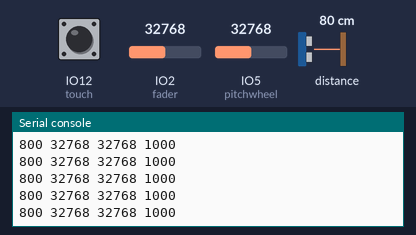
A program run on a simulated ESP32 board running CircuitPython. On the bench: the last lines printed to the serial console. The inputs (shaded band) are chosen by the test bench; at power-on: distance to the obstacle 80 cm, IO2 (fader) = 32768, IO5 (pitchwheel) = 32768, IO12 (touch) LOW (analog values on the 0–65535 scale). MIDI messages are not drawn; touch pads read as touched when driven HIGH; library files of the repository ran but are not shown: adafruit_CircuitPython_VL53L0X.py.

Above: at 1.2 s.
1.3 s: distance to the obstacle set to 2 cm
At 2.2 s:
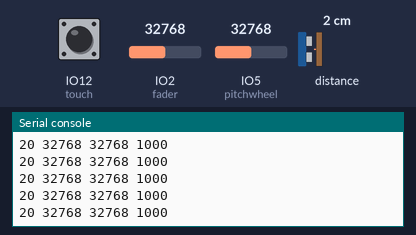
2.8 s: IO2 (fader) set to 45874
At 3.4 s:
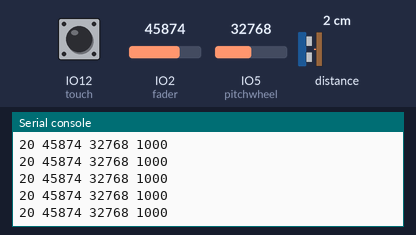
4.3 s: IO5 (pitchwheel) set to 45874
At 5.4 s:
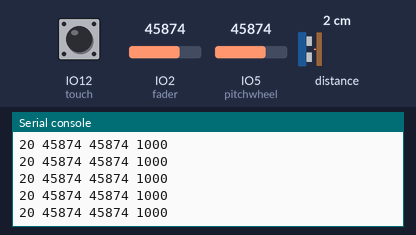
5.8 s: IO12 (touch) pulled HIGH for 0.15 s
7.4 s: distance to the obstacle set to 4 cm
At 8.1 s:
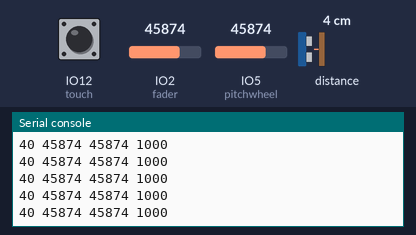
8.9 s: IO12 (touch) pulled HIGH for 1 s
At 9.4 s:
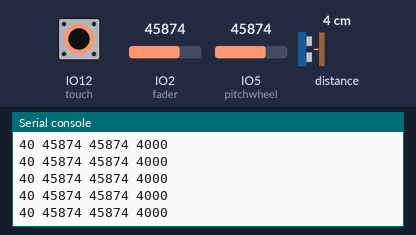
Timing chart, 0 to 11.9 s (numbered marks = the images above; inputs shaded):
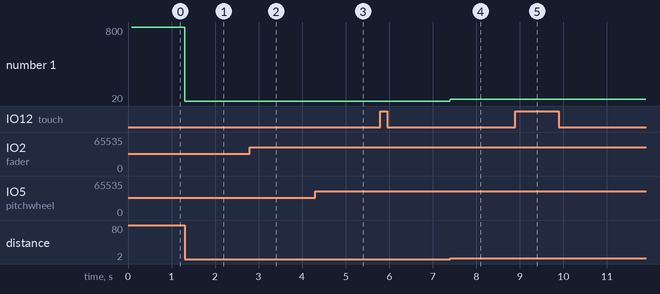

Measured:
- after the input at 1.3 s, the serial console: prints a new line at once (image 1)
- after the input at 2.8 s, the serial console: prints a new line at once (image 2)
- after the input at 4.3 s, the serial console: prints a new line at once (image 3)
- after the input at 7.4 s, the serial console: prints a new line at once (image 4)
- after the input at 8.9 s, the serial console: prints a new line at once (image 5)
- plotted number 1: 800 → 20 after the input at 1.3 s, 20 → 40 after the input at 7.4 s

The program:

code.py
```python
# Tim-Tarek Grund for Etudes for live-electronics, 2023
# Combines use of VL53L0X ToF distance sensor and fader
# Sends values via OSC

import time
import board
import analogio
import touchio
import adafruit_CircuitPython_VL53L0X
import board
import busio

import usb_midi

import adafruit_midi
from adafruit_midi.control_change import ControlChange
from adafruit_midi.note_off import NoteOff
from adafruit_midi.note_on import NoteOn

#set MIDI ports
print(usb_midi.ports)
midi = adafruit_midi.MIDI(midi_in=usb_midi.ports[0],
                          in_channel=0,
                          midi_out=usb_midi.ports[1],
                          out_channel=0)

touch_pad = board.IO12
touch = touchio.TouchIn(touch_pad)

i2c = busio.I2C(board.IO13, board.IO14) # SCL, then SDA
sensor = adafruit_CircuitPython_VL53L0X.VL53L0X(i2c)
sensor_value = sensor.range #in mms if im not mistaken

# Slide pot setup
fader = analogio.AnalogIn(board.IO2)
fader_position = fader.value  # ranges from 0-65535

# pitchwheel pot setup
pitchwheel = analogio.AnalogIn(board.IO5)
pitchwheel_position = pitchwheel.value  # ranges from 0-65535

# Set Osc client

host_ip = '10.0.0.7'
host_port = 9001
#client = udp_client.SimpleUDPClient(socketpool, host_ip, host_port)

current_side = "left"
last_side = "left"

NOTE_ON_DURATION = 3.5
LAST_NOTE_TIME = -1

pitch_array = [1]

while True:
    sensor_value = sensor.range
    fader_position = fader.value
    pitchwheel_position = pitchwheel.value
    #client.send_message('/distance', sensor_value)
    #client.send_message('/fader', fader.value)
    print(sensor_value, fader_position, pitchwheel_position, touch.raw_value)
    if fader_position > 62754/2:

        current_side = "right"
    else:
        current_side = "left"

    #if last_side == "left" and current_side == "right":
        #midi.send(NoteOff(pitch_array[0], 120))
        #pitch = int(-(sensor_value/1024) * 20 + 80)
        #pitch_array[0]= pitch
        #midi.send(NoteOn(pitch, 120))  # G sharp 2nd octave
        #time.sleep(0.5)
        # note how a list of messages can be used


    #time.sleep(0.001)

    last_side = current_side
```
